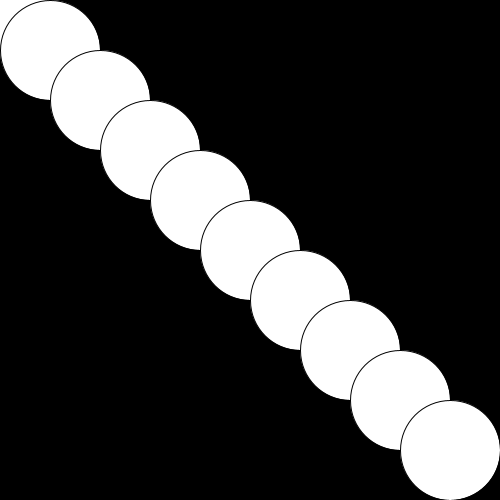
Frame 1 (no input)
Frame 60 (the mouse pressed at the canvas centre just before this capture): identical to frame 1, image omitted
Frame 120 (the mouse held since frame 60 and released just before this capture): identical to frame 1, image omitted

The Processing sketch that drew this single still picture (run headless with seeded random() and noise(); from frame 60 on, the mouse is pressed at the canvas centre):

// Processing sketch: game5_C
// ── game5_C.pde
int canvasSize_x, canvasSize_y;
float halfWidth;//画面の横幅の半分
float halfHeight;//画面の縦幅の半分
final float PI = acos(-1);

Ball ball;

void settings()
{
    canvasSize_x = 500;
    canvasSize_y = 500;
    size(canvasSize_x, canvasSize_y);

    halfWidth = width / 2;
    halfHeight = height / 2;
}

void setup()
{
    ball = new Ball(10);
}

void draw()
{
    background(0);
    ball.display();
    // ball.move();
}

class Ball
{
    //6. ↓ member variables (メンバ変数)

    float vx = 10;
    float vy = 0;
    float ballSize = 100;

    float ang = 0;

    PVector[] pos;
    int bN;

    //7. ↓"constructor" (コンストラクタ)
    Ball(int ballNum)
    {
        bN = ballNum;
        pos = new PVector[bN];

        for(int i = 0; i < bN; i++)
        {
          pos[i] = new PVector(i*50, i*50);
        }

    }  

    //8. ↓member methods (メンバメソッド)
    void display()
    {
        for(int i = 0; i < bN; i++)
        {
            ellipse(pos[i].x, pos[i].y, ballSize, ballSize);
        }   
    }  

    // void move()
    // {
    //     bx += sin(ang*PI)*20;
    //     ang += 0.05;
    // }  
}
